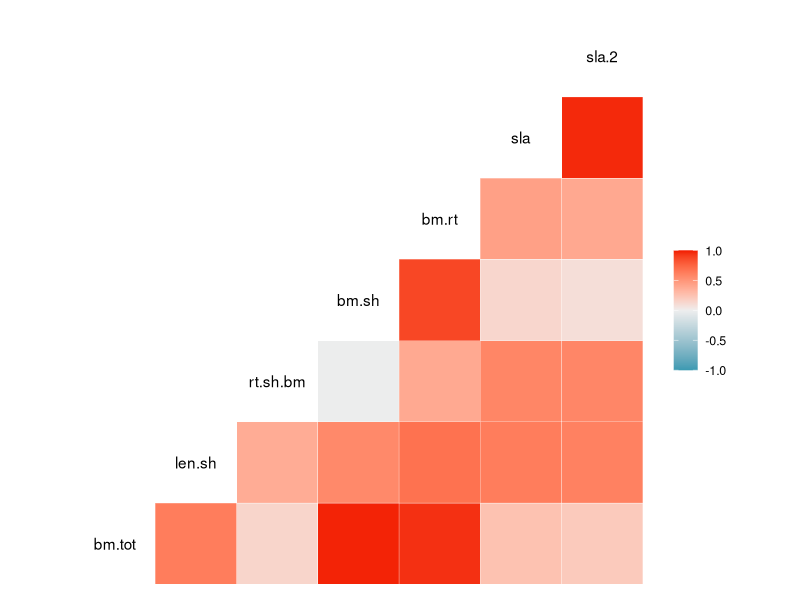
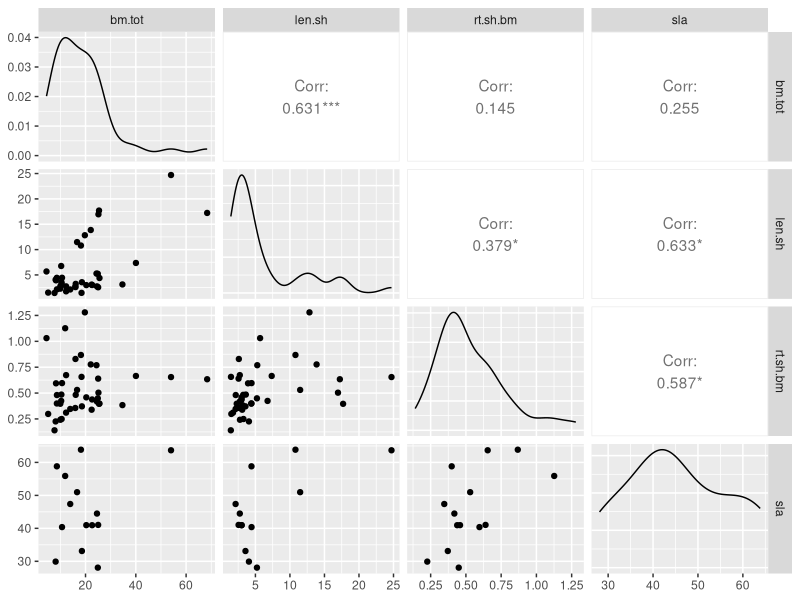
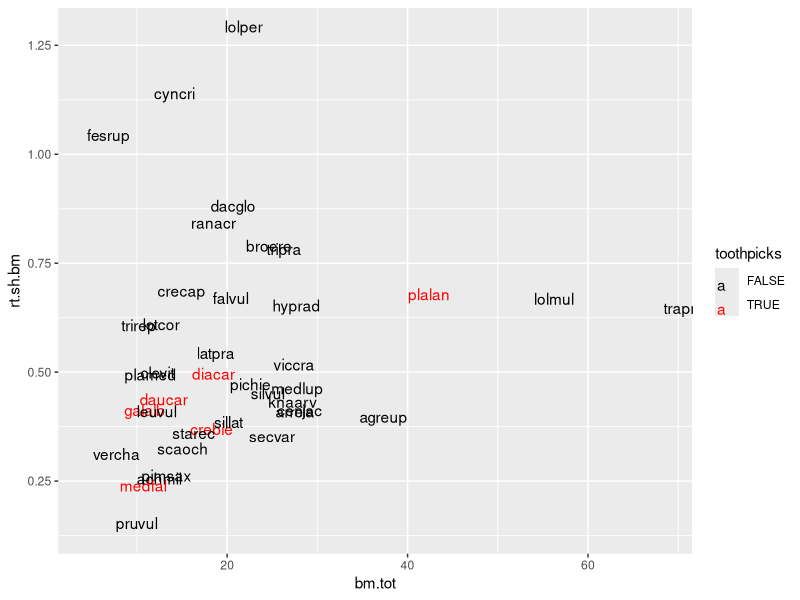
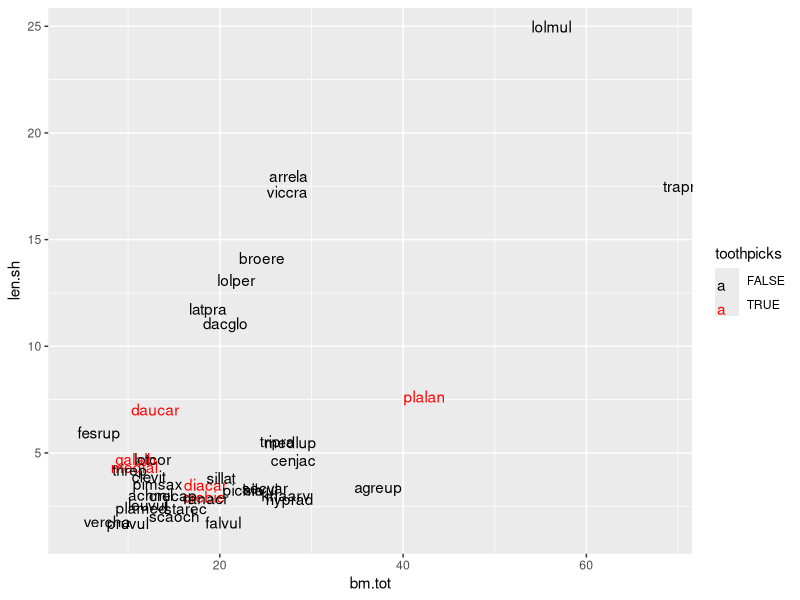
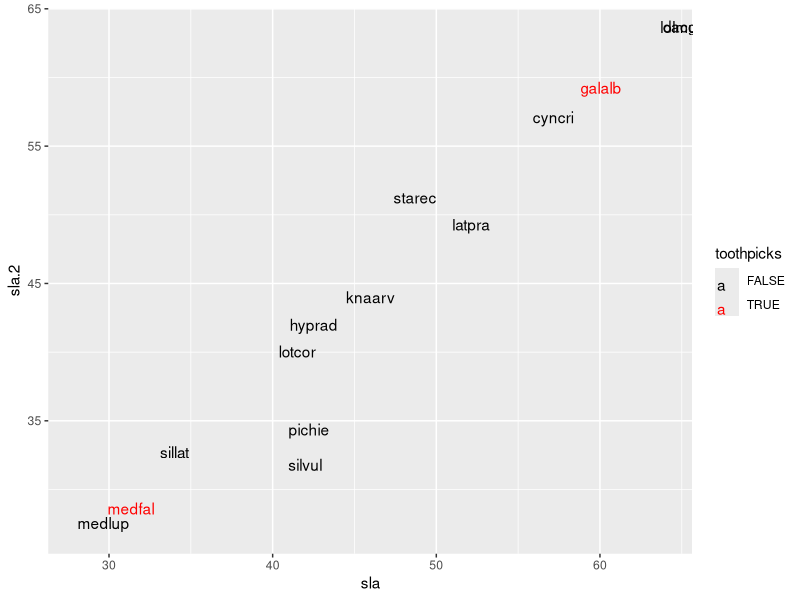
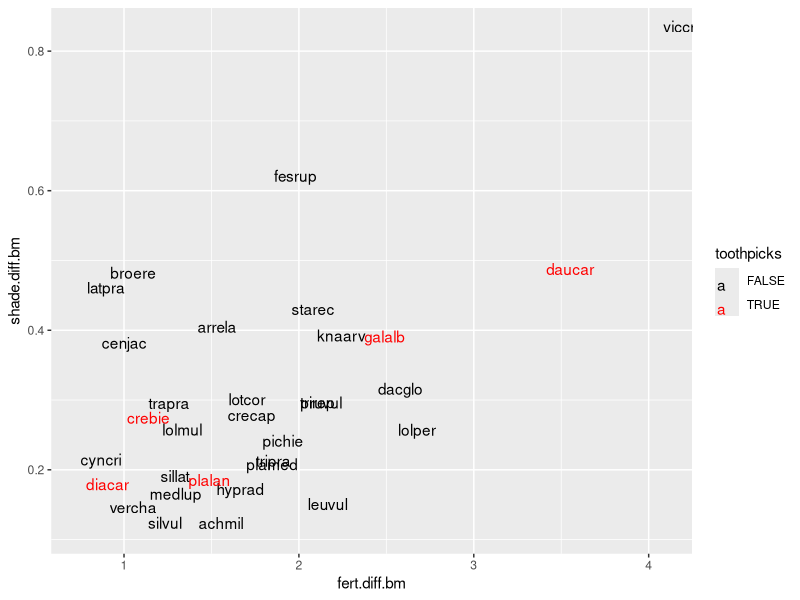
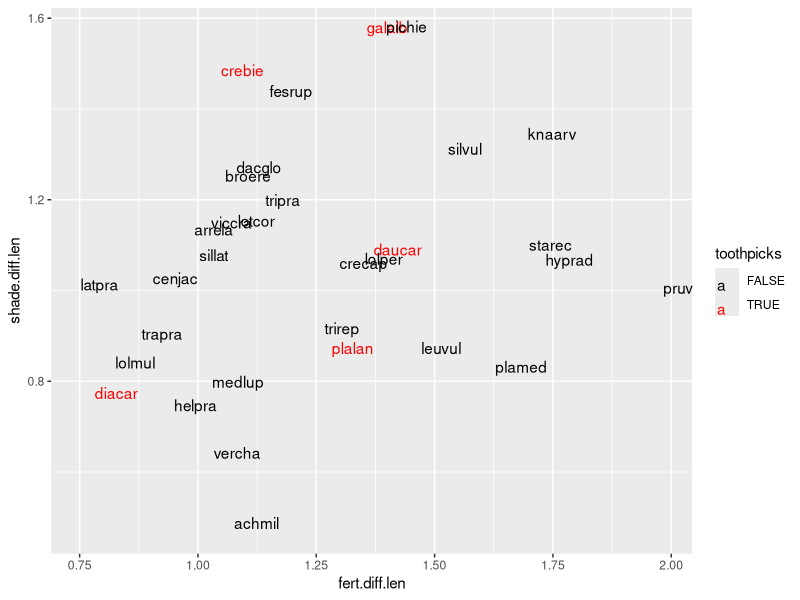

The R source for these figures, in order:
# condense the seedling trait data into single average values

library(tidyverse)
library(GGally)
library(ggplot2)

### Biomass and Length ---------------
# Chhaya's path
seedlings.size <- read.csv("data/seedling_trait_size.csv", 
                           stringsAsFactors = FALSE)[,1:7]

# Mia's path
# seedlings.size <- read.csv("C:/Users/mj65tivo/Dropbox/eDiValo-seedlings/Data Entry/seedling_trait_size.csv", 
#                            stringsAsFactors = FALSE)[,1:7]
# for Mia: change name of fist column to species 
# colnames(seedlings.size)[1]<-"species"

View(seedlings.size)

# calculated metrics: root-shoot length and biomass, total biomass
seedlings.size$root.shoot.length <- seedlings.size$root.length / seedlings.size$shoot.length
seedlings.size$root.shoot.bm <- seedlings.size$root.bm / seedlings.size$shoot.bm
seedlings.size$total.bm <- seedlings.size$root.bm + seedlings.size$shoot.bm
seedlings.size$treatment <- factor(seedlings.size$treatment, 
                                   levels = c('none','fert','shade'))

# average for each species (rather than by individual)
species.size <- seedlings.size %>% 
  group_by(treatment, species) %>%
  dplyr::summarize(bm.sh = mean(shoot.bm),
            bm.rt = mean(root.bm),
            bm.tot = mean(total.bm),
            len.sh = mean(shoot.length),
            rt.sh.bm = mean(root.shoot.bm))

# calculated metric: fertilizer and shade responses of shoot length and biomass
species.size.2 <- species.size %>% 
  pivot_wider(id_cols = species,
              names_from = treatment, 
              values_from = c(bm.sh, len.sh, bm.rt, bm.tot, rt.sh.bm), 
              names_sep = ".") %>%
  select(species, bm.sh = bm.sh.none, bm.rt = bm.rt.none, bm.tot = bm.tot.none,
         len.sh = len.sh.none, rt.sh.bm = rt.sh.bm.none, 
         bm.sh.fert, bm.sh.shade, len.sh.fert, len.sh.shade)

species.size.2$fert.diff.bm <- species.size.2$bm.sh.fert / species.size.2$bm.sh
species.size.2$fert.diff.len <- species.size.2$len.sh.fert / species.size.2$len.sh
species.size.2$shade.diff.bm <- species.size.2$bm.sh.shade / species.size.2$bm.sh
species.size.2$shade.diff.len <- species.size.2$len.sh.shade / species.size.2$len.sh

# trimming down columns to only our final metrics
species.size.3 <- species.size.2 %>% 
  select(species, bm.tot, bm.sh, len.sh, 
         bm.rt, rt.sh.bm, 
         fert.diff.bm, fert.diff.len, shade.diff.bm, shade.diff.len)

toothpick.list <- c('plalan','crebie','galalb','medfal','diacar','daucar')
species.size.3$toothpicks <- species.size.3$species %in% toothpick.list


### SLA ----------------

# Chhaya's path
seedlings.leaf <- read.csv("data/seedling_trait_SLA.csv", 
                           stringsAsFactors = FALSE)[,1:6]

# Mia's path
#seedlings.leaf <- read.csv("C:/Users/mj65tivo/Dropbox/eDiValo-seedlings/Data Entry/seedling_trait_SLA.csv", 
#                           stringsAsFactors = FALSE)[,1:6]
# For Mia: change name of first column to species
# colnames(seedlings.leaf)[1]<-"species"

View(seedlings.leaf)

seedlings.leaf$species <- tolower(seedlings.leaf$species)

## still need a lot of the species to be entered

# notes: data frame is currently sorted by individuals (10/species) and leaf
# where 1 is the first emergent leaf, 2 is the second, and 3 is the third
# in some cases, the 3rd leaf was smaller than leaf 1+2 due to collection timing
# want to check any analyses we do to make sure they're robust to using 2 or 3 leaves

seedlings.leaf$sla.mm2 <- seedlings.leaf$size.mm2/seedlings.leaf$biomass.mg
 
# note: this is a good place to check for data entry errors (extreme values)

species.sla <- seedlings.leaf %>% 
  group_by(species) %>%
  dplyr::summarize(leaf.weight = mean(biomass.mg),
            leaf.area = mean(size.mm2),
            sla = mean(sla.mm2), # using all three leaves
            sla.2 = mean(sla.mm2[leaf %in% c(1,2)])) # using only the first two leaves

## add in to main trait df
species.size.4 <- species.size.3 %>%
  left_join(species.sla, by='species')

## even more condensed to key traits
species.size.5 <- species.size.4 %>% 
  select(species, bm.tot, len.sh, rt.sh.bm,
         bm.sh, bm.rt, sla, sla.2, toothpicks)

### Visualization Plots-----------------
# simple visualization plots to see the range of variation
ggcorr(species.size.5)
# root bm, shoot bm, and total bm are strongly correlated, 
# should probably just use total
# sla and sla2 are strongly correlated, that's good

species.size.6 <- species.size.5 %>% 
  select(species, bm.tot, len.sh, rt.sh.bm, sla, toothpicks)
ggpairs(species.size.6, columns = c('bm.tot', 'len.sh', 'rt.sh.bm', 'sla'))
# shoot length is positively correlated with total bm and root:shoot bm
# SLA is also correlated with shoot length and root:shoot bm

## seeing where our toothpick species fall on these axes
ggplot(species.size.6, aes(x=bm.tot, y = rt.sh.bm)) + 
  geom_text(aes(label=species, color=toothpicks),hjust=0, vjust=0) +
  scale_color_manual(values=c('black','red'))

ggplot(species.size.6, aes(x=bm.tot, y = len.sh)) + 
  geom_text(aes(label=species, color=toothpicks),hjust=0, vjust=0) +
  scale_color_manual(values=c('black','red'))

# double-checking sla vs sla2
ggplot(species.size.5, aes(x=sla, y = sla.2)) + 
  geom_text(aes(label=species, color=toothpicks),hjust=0, vjust=0) +
  scale_color_manual(values=c('black','red'))

# surprisingly positive correlation between fert and shade responses
# I'm not convinced on this, I think it's possible it's an artifact of 
# how the data were collected (counting germination days etc)
ggplot(species.size.3, aes(x=fert.diff.bm, y = shade.diff.bm)) + 
  geom_text(aes(label=species, color=toothpicks),hjust=0, vjust=0) +
  scale_color_manual(values=c('black','red'))

# somewhat different pattern for the heights 
# some respond to shade by growing taller--this is its own trait
ggplot(species.size.3, aes(x=fert.diff.len, y = shade.diff.len)) + 
  geom_text(aes(label=species, color=toothpicks),hjust=0, vjust=0) +
  scale_color_manual(values=c('black','red'))
